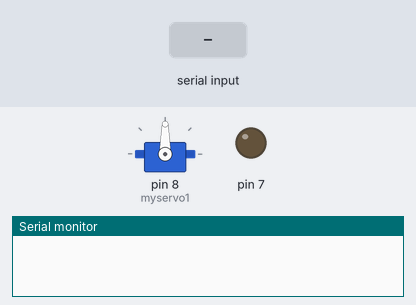
Simulated run of this sketch. Board: Arduino Uno, built with avr-gcc and run on an emulated ATmega328P. Parts: servo, output pins drawn as LEDs (lit = HIGH), the last lines printed to the serial monitor. Inputs (shaded band) come from the test bench.

Above: at 1.2 s.
1.3 s: "1" received over the second serial link
At 2.8 s:
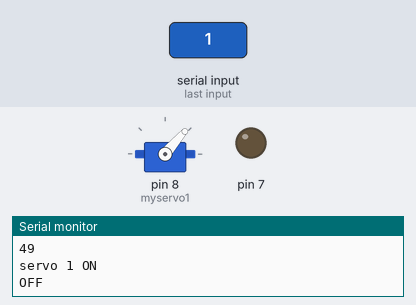
3.8 s: "0" received over the second serial link
At 5.9 s:
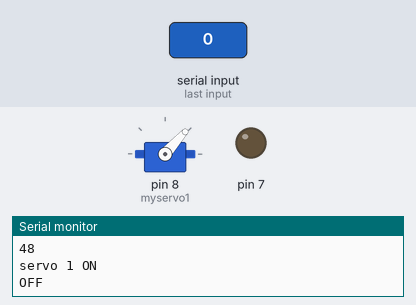
Timing chart, 0 to 7.4 s (numbered marks = the images above; inputs shaded):
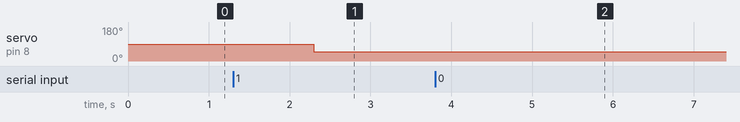

The sketch:

MIT_CheackLEDservo.ino
```cpp
#include <Servo.h>
#include <SoftwareSerial.h>
Servo myservo1;
SoftwareSerial bluetooth(2, 3); // TX, RX
//String Value;
void setup() {
  myservo1.attach(8);
  Serial.begin(9600);
  bluetooth.begin(9600);
  pinMode(7,OUTPUT);
}

void loop() {
 if (bluetooth.available()>0){ //ถ้าอ่านค่าจากBluetoothได้
    int servopos = bluetooth.read();
    String Value=bluetooth.readString(); //อ่านค่าที่ได้จากbluetooth เก็บในValue

   // int servopos = bluetooth.read();


    Serial.println(Value);
    Serial.println(servopos);

     if(servopos>=0){
    myservo1.write(servopos);
    Serial.println("servo 1 ON");
      }


     if(Value == "1"){
       Serial.println("ON");
       digitalWrite(7,HIGH);
     }
     else{
      Serial.println("OFF");
      digitalWrite(7,LOW);
     }
   }


}
```

Measured:
- after the input at 1.3 s, servo on pin 8 (myservo1): 90° → 49° after 1.0 s
- after the input at 3.8 s, servo on pin 8 (myservo1): 49° → 48° after 1.0 s
